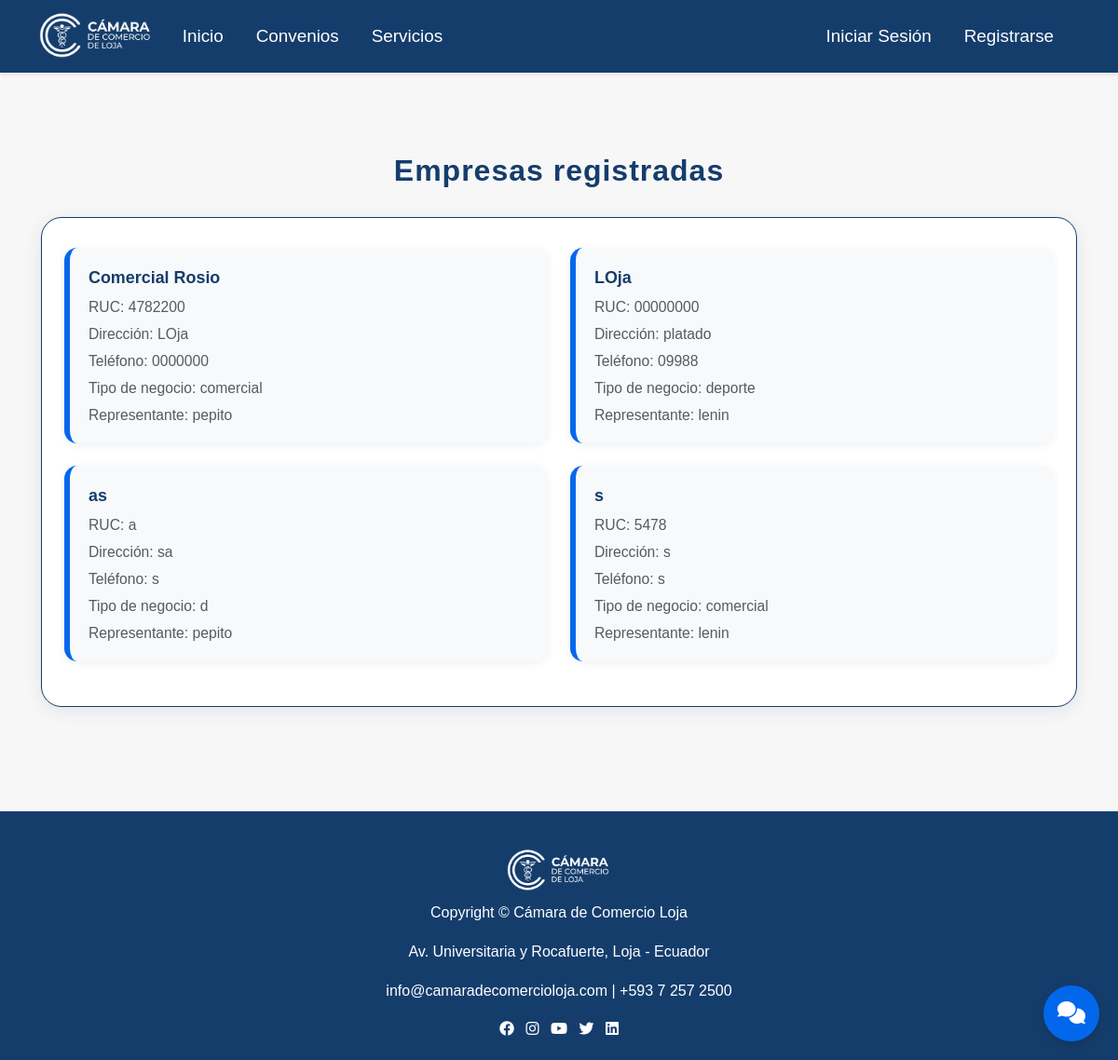
The app's page /admin-empresas/ with its own data.
### camara/models.py (models this page shows, shortened)
class Empresa(models.Model):
    usuario = models.OneToOneField(Usuario, on_delete=models.CASCADE, related_name='empresa')
    nombre = models.CharField(max_length=255)
    direccion = models.TextField(null=True, blank=True)
    telefono = models.CharField(max_length=20, null=True, blank=True)
    tipo_negocio = models.CharField(max_length=100, null=True, blank=True)
    ruc = models.CharField(max_length=20, unique=True)

class Usuario(AbstractUser):
    TIPO_USUARIO_CHOICES = [
        ('socio', 'Socio'),
        ('visitante', 'Visitante'),
        ('empresa', 'Empresa'),
    ]
    nombre = models.CharField(max_length=255)
    tipo_usuario = models.CharField(max_length=10, choices=TIPO_USUARIO_CHOICES)
    cedula = models.CharField(max_length=20, unique=True, null=True, blank=True)
    email = models.EmailField(unique=True)
    telefono = models.CharField(max_length=20, null=True, blank=True)
    red_social_preferida = models.CharField(max_length=100, null=True, blank=True)
    aprobado = models.BooleanField(default=False)
    debe_cambiar_contrasena = models.BooleanField(default=False)
    fecha_contrasena_temporal = models.DateTimeField(null=True, blank=True)
    groups = models.ManyToManyField(
        Group,
        related_name='usuario_set',
        blank=True,
        help_text='The groups this user belongs to.',
        verbose_name='groups'
    )
    user_permissions = models.ManyToManyField(
        Permission,
        related_name='usuario_set',
        blank=True,
        help_text='Specific permissions for this user.',
        verbose_name='user permissions'
    )

### camara/views.py (the view)
# urls.py: path('admin-empresas/', views.admin_empresas_list, name='admin_empresas_list'),
def admin_empresas_list(request):
    empresas = Empresa.objects.all().order_by('nombre')
    return render(request, 'adminview/empresas_list.html', {
        'empresas': empresas,
    })

### camara/template/adminview/empresas_list.html (shortened to what this page needs)
{% extends "master.html" %}
{% load static %}
{% block extra_css %}
<link rel="stylesheet" href="{% static 'css/admin.css' %}">
{% endblock %}
{% block content %}
<div class="container mt-5">
    <div class="empresas-section-title mb-4">Empresas registradas</div>
    <div class="empresas-card-group">
        <div class="row">
            {% for empresa in empresas %}
            <div class="col-md-6 mb-4">
                <div class="empresa-item">
                    <strong>{{ empresa.nombre }}</strong>
                    <span class="text-muted">RUC: {{ empresa.ruc }}</span>
                    {% if empresa.direccion %}
                    <span class="text-muted">Dirección: {{ empresa.direccion }}</span>
                    {% endif %}
                    {% if empresa.telefono %}
                    <span class="text-muted">Teléfono: {{ empresa.telefono }}</span>
                    {% endif %}
                    {% if empresa.tipo_negocio %}
                    <span class="text-muted">Tipo de negocio: {{ empresa.tipo_negocio }}</span>
                    {% endif %}
                    {% if empresa.representante %}
                    <span class="text-muted">Representante: {{ empresa.representante.nombre|default:empresa.representante.email }}</span>
                    {% endif %}
                </div>
            </div>
            {% empty %}
            <div class="col-12">
                <div class="empresa-item text-muted">No hay empresas registradas.</div>
            </div>
            {% endfor %}
        </div>
    </div>
</div>
{% endblock %}

### camara/static/css/style.css (style rules this page uses)
:root { --color-logo: #153D6C; --color-azul-brillante: #0367EC; --color-dorado: #B48314; --color-amarillo-claro: #F1DB62; --color-blanco: #FFFFFF; --color-gris-claro: #F8F9FA; --color-gris: #6C757D; --color-oscuro: #212529; }
* { margin: 0; padding: 0; box-sizing: border-box; }
body { font-family: 'Segoe UI', Tahoma, Geneva, Verdana, sans-serif; line-height: 1.6; color: var(--color-oscuro); background-color: var(--color-gris-claro); }
body { font-family: Arial, sans-serif; background: #f7f7f7; margin: 0; padding: 0; }

### camara/static/css/admin.css (style rules this page uses)
.empresas-section-title { font-size: 2rem; font-weight: bold; color: var(--color-logo); margin-bottom: 32px; text-align: center; letter-spacing: 1px; }
.empresas-card-group { background: var(--color-blanco); border-radius: 22px; box-shadow: 0 4px 18px rgba(21,61,108,0.10); padding: 32px 24px 24px 24px; margin-bottom: 32px; border: 1.5px solid var(--color-logo); }
.empresa-item { background: var(--color-gris-claro); border-radius: 14px; box-shadow: 0 2px 8px rgba(21,61,108,0.07); margin-bottom: 18px; padding: 18px 20px; border-left: 6px solid var(--color-azul-brillante); transition: box-shadow 0.2s, border-color 0.2s; display: flex; flex-direction: column; gap: 4px; }
.empresa-item:last-child { margin-bottom: 0; }
.empresa-item strong { color: var(--color-logo); font-size: 1.12rem; }
.empresa-item .text-muted { font-size: 0.98em; }

### records on screen
Empresa: nombre "Comercial Rosio", ruc "4782200", direccion "LOja", telefono "0000000", tipo_negocio "comercial", representante.nombre "pepito"
Empresa: nombre "LOja", ruc "00000000", direccion "platado", telefono "09988", tipo_negocio "deporte", representante.nombre "lenin"
Empresa: nombre "as", ruc "a", direccion "sa", telefono "s", tipo_negocio "d", representante.nombre "pepito"
Empresa: nombre "s", ruc "5478", direccion "s", telefono "s", tipo_negocio "comercial", representante.nombre "lenin"
